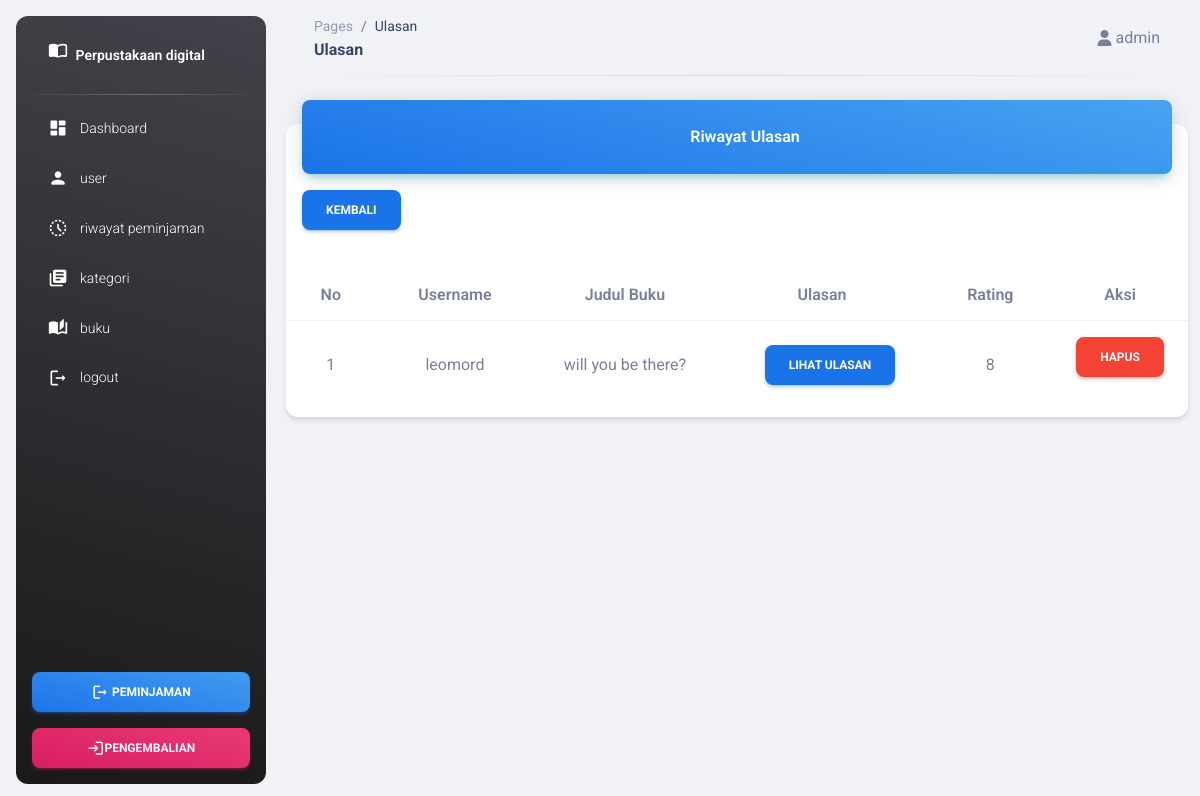
Page /pages/index.php?page=ulasan&id=3 (signed in) on the committed database.
### tables this page shows
CREATE TABLE `ulasan_buku` (
  `id_ulasan` int(11) NOT NULL,
  `id_user` int(11) DEFAULT NULL,
  `id_buku` int(11) DEFAULT NULL,
  `ulasan` text DEFAULT NULL,
  `rating` int(11) DEFAULT NULL
);

CREATE TABLE `user` (
  `id_user` int(11) NOT NULL,
  `username` varchar(255) DEFAULT NULL,
  `password` varchar(255) DEFAULT NULL,
  `email` varchar(255) DEFAULT NULL,
  `nama_lengkap` varchar(255) DEFAULT NULL,
  `alamat` text DEFAULT NULL,
  `role` varchar(50) DEFAULT NULL
);

CREATE TABLE `buku` (
  `id_buku` int(11) NOT NULL,
  `id_kategori` int(11) DEFAULT NULL,
  `judul` varchar(255) DEFAULT NULL,
  `penulis` varchar(255) DEFAULT NULL,
  `penerbit` varchar(255) DEFAULT NULL,
  `tahun_terbit` int(11) DEFAULT NULL,
  `stok` int(10) NOT NULL
);

### pages/ulasan.php (the view, shortened to what this page needs)
<div class="container-fluid py-4">
    <div class="row">
        <div class="col-12">
            <div class="card my-4">
                <div class="card-header p-0 position-relative mt-n4 mx-3 z-index-2">
                    <div class="bg-gradient-info shadow-info border-radius-lg pt-4 pb-3">
                        <h6 class="text-white text-capitalize ps-3 text-center">Riwayat Ulasan</h6>
                    </div>
                </div>
                <div>
                    <a href="<?= ($level == 'user' ? '?page=peminjaman' : '?page=buku')?>" class="btn btn-md btn-info ms-3 mt-3">Kembali</a>
                </div>
                <div class="card-body px-0 pb-2">
                    <div class="table-responsive p-0">
                        <table class="table align-items-center mb-0">
                            <thead class="text-center">
                                <tr>
                                    <th>No</th>
                                    <th>Username</th>
                                    <th>Judul Buku</th>
                                    <th>Ulasan</th>
                                    <th>Rating</th>
                                    <th>Aksi</th>
                                </tr>
                            </thead>
                            <tbody class="text-center">
                                <?php
                                $id = $_GET['id'];
                                $i = 1;
                                $query = mysqli_query($koneksi, "SELECT * FROM ulasan_buku LEFT JOIN user ON ulasan_buku.id_user=user.id_user LEFT JOIN buku ON ulasan_buku.id_buku=buku.id_buku WHERE ulasan_buku.id_buku='$id'");
                                while ($data = mysqli_fetch_array($query)) {
                                ?>
                                    <tr>
                                        <td><?php echo $i; ?></td>
                                        <td><?php echo $data['username']; ?></td>
                                        <td><?php echo $data['judul']; ?></td>
                                        <td>
                                            <button type="button" class="btn btn-info ms-3 mt-3" data-bs-toggle="modal" data-bs-target="#lihatulasan">
                                                Lihat Ulasan
                                            </button>
                                        </td>
                                        <td><?php echo $data['rating']; ?></td>
                                        <td>
                                            <button type="button" class="btn btn-danger " data-bs-toggle="modal" data-bs-target="#hapususer<?= $data['id_user']; ?>">Hapus</button>
                                        </td>
                                    </tr>
                                <?php
                                    $i++;
                                }
                                ?>
                            </tbody>
                        </table>
                    </div>
                </div>
            </div>
        </div>
    </div>

### rows in the picture
ulasan_buku: id_user.username "leomord", id_buku.judul "will you be there?", rating "8"

### other values in the picture
$page "Ulasan"
$_SESSION['user']['nama_lengkap'] "admin"
